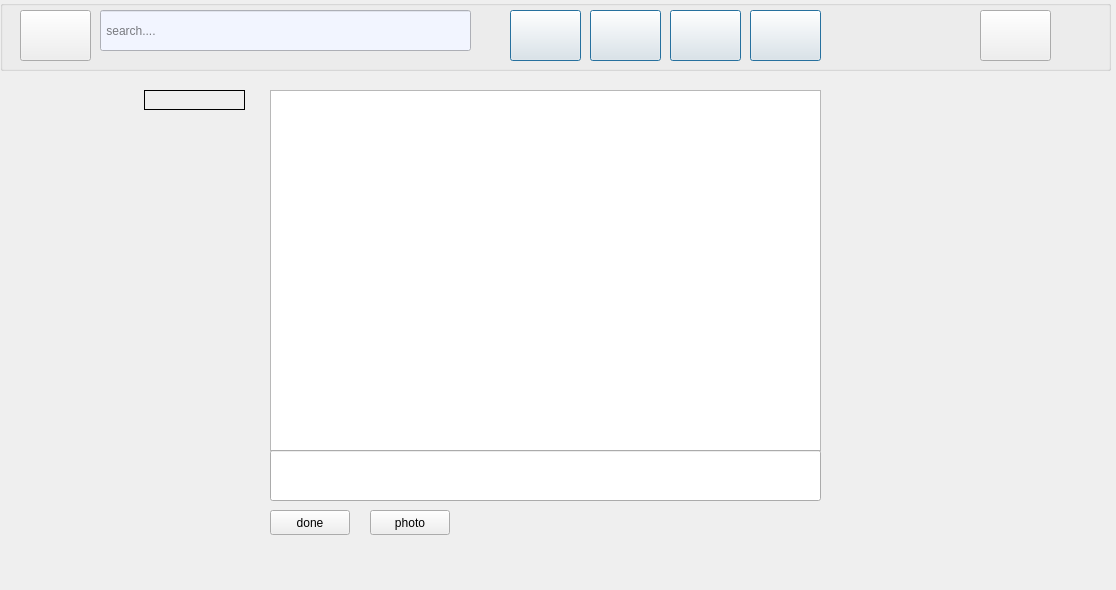
<?xml version="1.0" encoding="UTF-8"?>
<ui version="4.0">
 <class>Messaging</class>
 <widget class="QWidget" name="Messaging">
  <property name="geometry">
   <rect>
    <x>0</x>
    <y>0</y>
    <width>1116</width>
    <height>590</height>
   </rect>
  </property>
  <property name="windowTitle">
   <string>Form</string>
  </property>
  <widget class="QGroupBox" name="groupBox">
   <property name="geometry">
    <rect>
     <x>0</x>
     <y>0</y>
     <width>1111</width>
     <height>71</height>
    </rect>
   </property>
   <property name="title">
    <string/>
   </property>
   <widget class="QPushButton" name="pushButton">
    <property name="geometry">
     <rect>
      <x>20</x>
      <y>10</y>
      <width>71</width>
      <height>51</height>
     </rect>
    </property>
    <property name="styleSheet">
     <string notr="true">border-image: url(:/new/prefix1/linkdin.jpg);</string>
    </property>
    <property name="text">
     <string/>
    </property>
   </widget>
   <widget class="QLineEdit" name="lineEdit">
    <property name="geometry">
     <rect>
      <x>100</x>
      <y>10</y>
      <width>371</width>
      <height>41</height>
     </rect>
    </property>
    <property name="styleSheet">
     <string notr="true">background-color: rgb(242, 245, 255);</string>
    </property>
    <property name="frame">
     <bool>true</bool>
    </property>
    <property name="placeholderText">
     <string> search....</string>
    </property>
   </widget>
   <widget class="QPushButton" name="home">
    <property name="geometry">
     <rect>
      <x>510</x>
      <y>10</y>
      <width>71</width>
      <height>51</height>
     </rect>
    </property>
    <property name="styleSheet">
     <string notr="true"/>
    </property>
    <property name="text">
     <string/>
    </property>
    <property name="default">
     <bool>true</bool>
    </property>
    <property name="flat">
     <bool>false</bool>
    </property>
   </widget>
   <widget class="QPushButton" name="network">
    <property name="geometry">
     <rect>
      <x>590</x>
      <y>10</y>
      <width>71</width>
      <height>51</height>
     </rect>
    </property>
    <property name="styleSheet">
     <string notr="true"/>
    </property>
    <property name="text">
     <string/>
    </property>
    <property name="default">
     <bool>true</bool>
    </property>
   </widget>
   <widget class="QPushButton" name="job">
    <property name="geometry">
     <rect>
      <x>670</x>
      <y>10</y>
      <width>71</width>
      <height>51</height>
     </rect>
    </property>
    <property name="styleSheet">
     <string notr="true"/>
    </property>
    <property name="text">
     <string/>
    </property>
    <property name="default">
     <bool>true</bool>
    </property>
   </widget>
   <widget class="QPushButton" name="me">
    <property name="geometry">
     <rect>
      <x>980</x>
      <y>10</y>
      <width>71</width>
      <height>51</height>
     </rect>
    </property>
    <property name="styleSheet">
     <string notr="true"/>
    </property>
    <property name="text">
     <string/>
    </property>
   </widget>
   <widget class="QPushButton" name="messaging">
    <property name="geometry">
     <rect>
      <x>750</x>
      <y>10</y>
      <width>71</width>
      <height>51</height>
     </rect>
    </property>
    <property name="styleSheet">
     <string notr="true"/>
    </property>
    <property name="text">
     <string/>
    </property>
    <property name="default">
     <bool>true</bool>
    </property>
   </widget>
  </widget>
  <widget class="QTextBrowser" name="textBrowser">
   <property name="geometry">
    <rect>
     <x>270</x>
     <y>90</y>
     <width>551</width>
     <height>361</height>
    </rect>
   </property>
  </widget>
  <widget class="QLineEdit" name="messageLineEdit">
   <property name="geometry">
    <rect>
     <x>270</x>
     <y>450</y>
     <width>551</width>
     <height>51</height>
    </rect>
   </property>
  </widget>
  <widget class="QPushButton" name="sendButton">
   <property name="geometry">
    <rect>
     <x>270</x>
     <y>510</y>
     <width>80</width>
     <height>25</height>
    </rect>
   </property>
   <property name="text">
    <string>done</string>
   </property>
  </widget>
  <widget class="QPushButton" name="uploadButton">
   <property name="geometry">
    <rect>
     <x>370</x>
     <y>510</y>
     <width>80</width>
     <height>25</height>
    </rect>
   </property>
   <property name="text">
    <string>photo</string>
   </property>
  </widget>
  <widget class="QLabel" name="labelChatWith">
   <property name="geometry">
    <rect>
     <x>144</x>
     <y>90</y>
     <width>101</width>
     <height>20</height>
    </rect>
   </property>
   <property name="frameShape">
    <enum>QFrame::Box</enum>
   </property>
   <property name="text">
    <string/>
   </property>
  </widget>
 </widget>
 <resources/>
 <connections/>
</ui>
